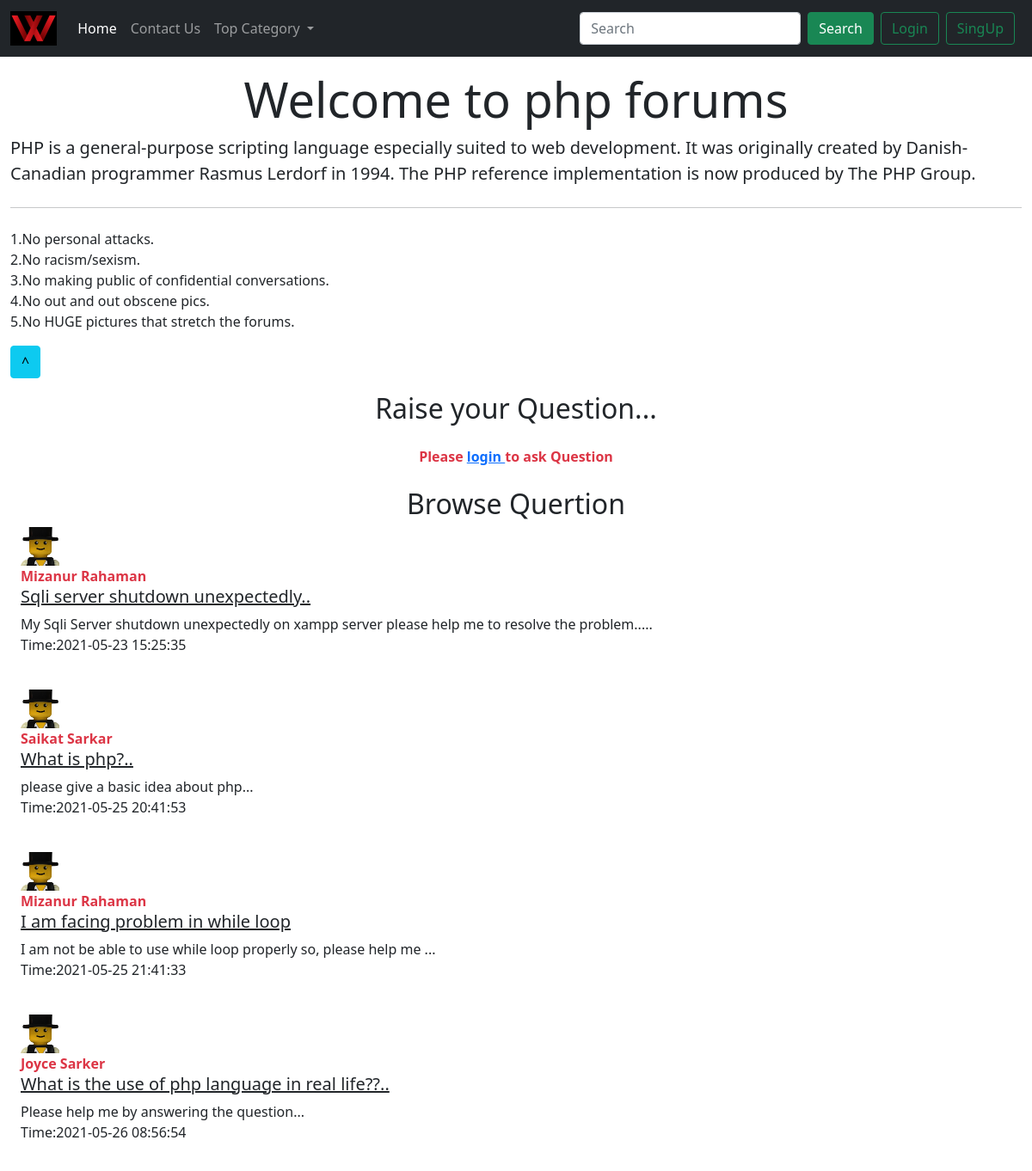
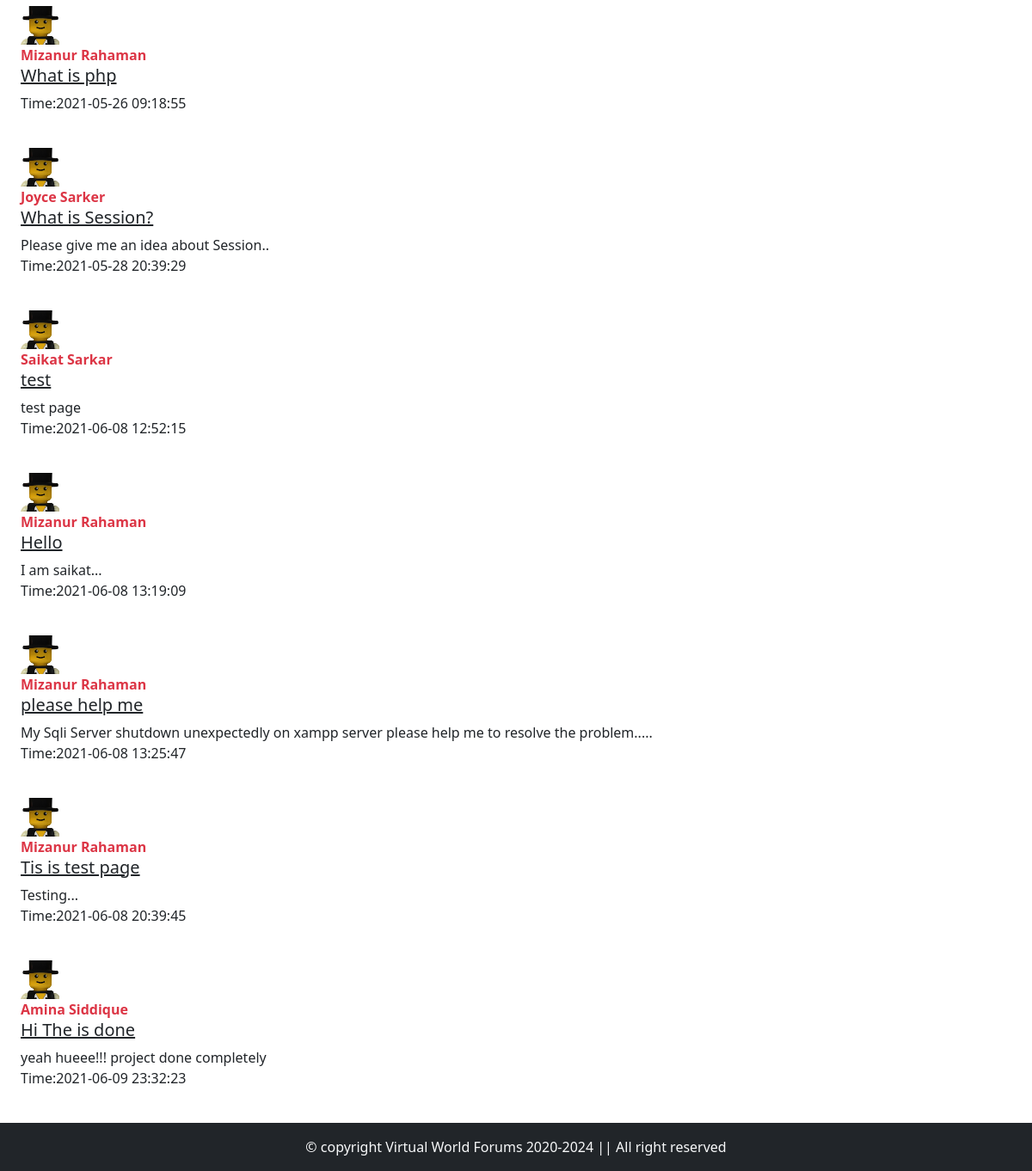
The app's page /joy/forums/threadlist.php?catid=1 with its own data (2 pictures, top to bottom).
### tables this page shows
CREATE TABLE `forums` (
  `category_id` int(10) NOT NULL,
  `category_name` varchar(200) NOT NULL,
  `category_URL` varchar(500) NOT NULL,
  `category_description` varchar(500) NOT NULL,
  `created` datetime NOT NULL DEFAULT current_timestamp()
);

CREATE TABLE `question` (
  `thread_id` int(10) NOT NULL,
  `thread_title` varchar(300) NOT NULL,
  `thread_desc` varchar(600) NOT NULL,
  `thread_cat_id` int(10) NOT NULL,
  `thread_user_id` int(10) NOT NULL,
  `Time` datetime NOT NULL DEFAULT current_timestamp()
);

CREATE TABLE `users` (
  `sl_no` int(10) NOT NULL,
  `user_name` text NOT NULL,
  `email` varchar(30) NOT NULL,
  `password` varchar(30) NOT NULL,
  `time` datetime NOT NULL DEFAULT current_timestamp()
);

### joy/forums/threadlist.php (the view, shortened to what this page needs)
<!doctype html>
<html lang="en">
<head>
    <link href="https://cdn.jsdelivr.net/npm/bootstrap@5.0.0/dist/css/bootstrap.min.css" rel="stylesheet"
>
</head>
<body>
<?php require "partial/dbconnect.php"?>
    <?php require "partial/nevber.php"?>
    <?php  $id=$_GET['catid'];?>
    <?php
$catid=$_GET['catid'];
$sql="SELECT * FROM `forums` WHERE category_id=$catid";
$result=mysqli_query($connect,$sql);
while ($row=mysqli_fetch_assoc($result)) {
     $cat_name= $row['category_name'];
     $cat_description =$row['category_description'];
          }
?>
    <div class="contener my-3 container-fluid ">
        <div class="jumbotron">
            <h1 class="display-4 text-center">Welcome to <?php echo $cat_name;?> forums</h1>
            <p class="lead"><b><?php echo $cat_description;?></b></p>
            <hr class="my-4">
            <p>
                1.No personal attacks.<br>
                2.No racism/sexism.<br>
                3.No making public of confidential conversations.<br>
                4.No out and out obscene pics.<br>
                5.No HUGE pictures that stretch the forums.
            </p>
            <a class="btn btn-info" href="#" role="button">^</a>
            <h2 class="text-center mt-3">Raise your Question...</h2>
        </div>
    </div>
<div class="contener container-fluid mt-4">
    <?php
  if (isset($_SESSION['loggedin'])&& $_SESSION['loggedin']==true){
   echo
    '<div class="contener  container-fluid mt-3" style=" display: flex; flex-direction: column;  align-items: center; ">
        <form action="'. $_SERVER['REQUEST_URI'].'" method="post">
            <div class="mb-3">
                <label for="exampleInputEmail1" class="form-label"><b>Problem Tttle</b></label>
                <input type="text" class="form-control" name="title" id="exampleInputEmail1"
                    aria-describedby="emailHelp">
                <div id="emailHelp" class="form-text">Keep your question shost and crisp aspossible </div>
            </div>
            <div class="mb-3">
                <label for="desc" class="form-label"><b>Description</b></label>
                <textarea class="form-control" name="desc" id="desc" cols="10" rows="5"></textarea>
            </div>
            <button type="submit" class="btn btn-primary">Submit</button>
        </form>
    </div>'; }
    else {
        echo
       ' <div class="contener text-center my-4">
          <p class="text-danger"><b> Please <a href="login.php">login </a> to ask Question </b></p>
        </div>';
    }
    ?>
    <h2 class="text-center my-2">Browse Quertion</h2>
    <?php
        $sql="SELECT * FROM `question` WHERE thread_cat_id=$id";
        $result=mysqli_query($connect,$sql);
        while($row=mysqli_fetch_assoc($result))
        { $num=false;
          $t_id=$row['thread_id'];
          $title=$row['thread_title'];
          $desc=$row['thread_desc'];
          $thread_time=$row['Time'];
          $thread_user_id=$row['thread_user_id'];
          $sql2="SELECT user_name FROM `users` WHERE sl_no ='$thread_user_id'";
          $result2=mysqli_query($connect,$sql2);
          $row2=mysqli_fetch_assoc($result2);
          echo
          ' <div class="media container-fluid">
               <img src="img/2.jpg" class="mr-3" height="45px" alt="...">
               <div class="media-body">
               <p class="front-weight-bold my-0 text-danger"><b> '.$row2['user_name'] .'</b></p>
                   <h5 class="mt-0 "><a class="text-dark" href ="thread.php?tid='.$t_id.'">'. $title .'</a></h5>
                   <p class="my-0">'. $desc .'</p>
                  <p> Time:'.$thread_time.'</p>
               </div>
           </div><br>';
        }
    ?>
    </div>
    <?php require "partial/footer.php" ?>
</body>
</html>

### records on screen
forums: category_name "php", category_description "PHP is a general-purpose scripting language especially suited to web development. It was originally created by Danish-Canadian programmer Rasmus Lerdorf in 1994. The PHP reference implementation is now produced by The PHP Group."
question: users.user_name "Mizanur Rahaman", thread_title "Sqli server shutdown unexpectedly..", thread_desc "My Sqli Server shutdown unexpectedly on xampp server please help me to resolve the problem.....", Time "2021-05-23 15:25:35"
question: users.user_name "Saikat Sarkar", thread_title "What is php?..", thread_desc "please give a basic idea about php...", Time "2021-05-25 20:41:53"
question: users.user_name "Mizanur Rahaman", thread_title "I am facing problem in while loop", thread_desc "I am not be able to use while loop properly so, please help me ...", Time "2021-05-25 21:41:33"
question: users.user_name "Joyce Sarker", thread_title "What is the use of php language in real life??..", thread_desc "Please help me by answering the question...", Time "2021-05-26 08:56:54"
question: users.user_name "Mizanur Rahaman", thread_title "What is php", Time "2021-05-26 09:18:55"
question: users.user_name "Joyce Sarker", thread_title "What is Session?", thread_desc "Please give me an idea about Session..", Time "2021-05-28 20:39:29"
question: users.user_name "Saikat Sarkar", thread_title "test", thread_desc "test page", Time "2021-06-08 12:52:15"
question: users.user_name "Mizanur Rahaman", thread_title "Hello", thread_desc "I am saikat...", Time "2021-06-08 13:19:09"
question: users.user_name "Mizanur Rahaman", thread_title "please help me", thread_desc "My Sqli Server shutdown unexpectedly on xampp server please help me to resolve the problem.....", Time "2021-06-08 13:25:47"
question: users.user_name "Mizanur Rahaman", thread_title "Tis is test page", thread_desc "Testing...", Time "2021-06-08 20:39:45"
question: users.user_name "Amina Siddique", thread_title "Hi The is done", thread_desc "yeah hueee!!! project done completely", Time "2021-06-09 23:32:23"
